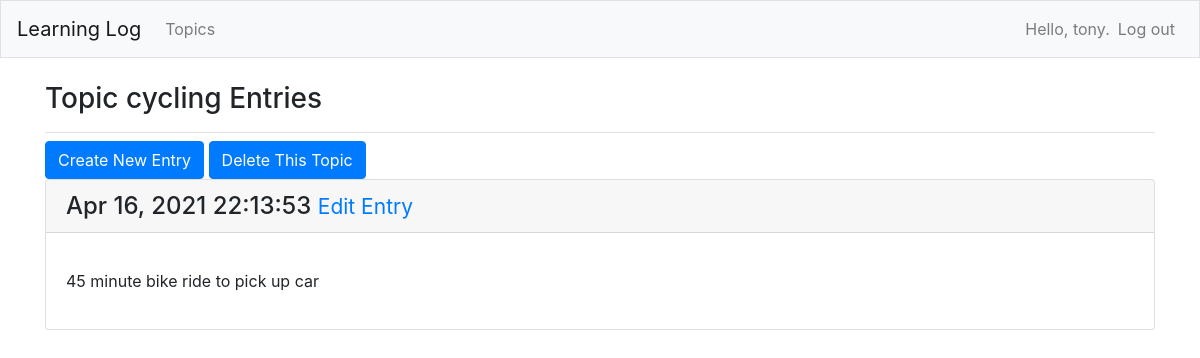
Page /topic/27 (signed in) on the committed database.
### learning_logs/models.py (models this page shows, shortened)
class Topic(models.Model):
    text = models.CharField(max_length=200)
    date_added = models.DateTimeField(auto_now_add=True)
    owner = models.ForeignKey(User, on_delete=models.CASCADE)
    def __str__(self):
        return self.text

class Entry(models.Model):
    topic = models.ForeignKey(Topic, on_delete=models.CASCADE)
    text = models.TextField()
    date_added = models.DateTimeField(auto_now_add=True)
    class Meta:
        verbose_name_plural = 'entries'

### learning_logs/views.py (the view)
# urls.py: path('topic/<int:topic_id>', views.view_topic, name='view_topic'),
@login_required
def view_topic(request, topic_id):
    print(f'in view_topic()')
    topic = Topic.objects.get(id=topic_id)
    if topic.owner != request.user:
        raise Http404
    entries = topic.entry_set.order_by('-date_added')
    context = {
        "topic": topic,
        "entries": entries
    }
    return render(request, "learning_logs/topic.html", context)

### learning_logs/templates/learning_logs/topic.html
{% extends 'learning_logs/base.html' %}
{% load bootstrap4 %}
{% block page_header %}
    <h3>Topic {{ topic }} Entries</h3>
{% endblock page_header %}
{% block content %}
{% buttons %}
<button type="button"
        class="btn btn-primary"
        onclick="location.href='{% url 'learning_logs:create_entry_with_id' topic.id %}'"
        name='create_new_entry'>Create New Entry</button>
<button type="button"
        class="btn btn-primary"
        onclick="location.href='{% url 'learning_logs:delete_topic' topic.id %}'"
        name='delete_topic'>Delete This Topic</button>
{% endbuttons %}
    {% for entry in entries %}
        <div class="card mb-3">
            <h4 class="card-header">
                {{ entry.date_added|date:'M d, Y H:i:s' }}
                <small> <a href="{% url 'learning_logs:edit_entry' entry.id %}">
                    Edit Entry</a> </small>
            </h4>
            <div class="card-body">
                <p>{{ entry.text|linebreaks }}</p>
            </div>
        </div>
    {% empty %}
        <p>There are no entries for this topic yet.</p>
    {% endfor %}
{% endblock content %}

### learning_logs/templates/learning_logs/base.html (shortened to what this page needs)
{% load bootstrap4 %}
<!doctype html>
<html lang="en">
<head>
  {% bootstrap_css %}
</head>
<body>
  <nav class="navbar navbar-expand-md navbar-light bg-light mb-4 border">
    <a class="navbar-brand" href="{% url 'learning_logs:view_index'%}">
        Learning Log</a>
    <div class="collapse navbar-collapse" id="navbarCollapse">
      <ul class="navbar-nav mr-auto">
        <li class="nav-item">
          <a class="nav-link" href="{% url 'learning_logs:view_topics'%}">
              Topics</a></li>
      </ul>
      <ul class="navbar-nav ml-auto">
        {% if user.is_authenticated %}
          <li class="nav-item">
            <span class="navbar-text"}">Hello, {{ user.username }}.</span>
          </li>
          <li class="nav-item">
            <a class="nav-link" href="{% url 'users:logout' %}">Log out</a>
          </li>
        {% else %}
          <li class="nav-item">
            <a class="nav-link" href="{% url 'users:register' %}">Register</a>
          </li>
          <li class="nav-item">
            <a class="nav-link" href="{% url 'users:login' %}">Log in</a></li>
        {% endif %}
      </ul>
    </div>
  </nav>
  <main role="main" class="container">
    <div class="pb-2 mb-2 border-bottom">
      {% block page_header %}{% endblock page_header %}
    </div>
    <div>
      {% block content %}{% endblock content %}
    </div>
  </main>
</body>
</html>

### rows in the picture
Topic: text "cycling"
Entry: date_added "Apr 16, 2021 22:13:53", text "45 minute bike ride to pick up car"

### other values in the picture
{{ user.username }} "tony"
